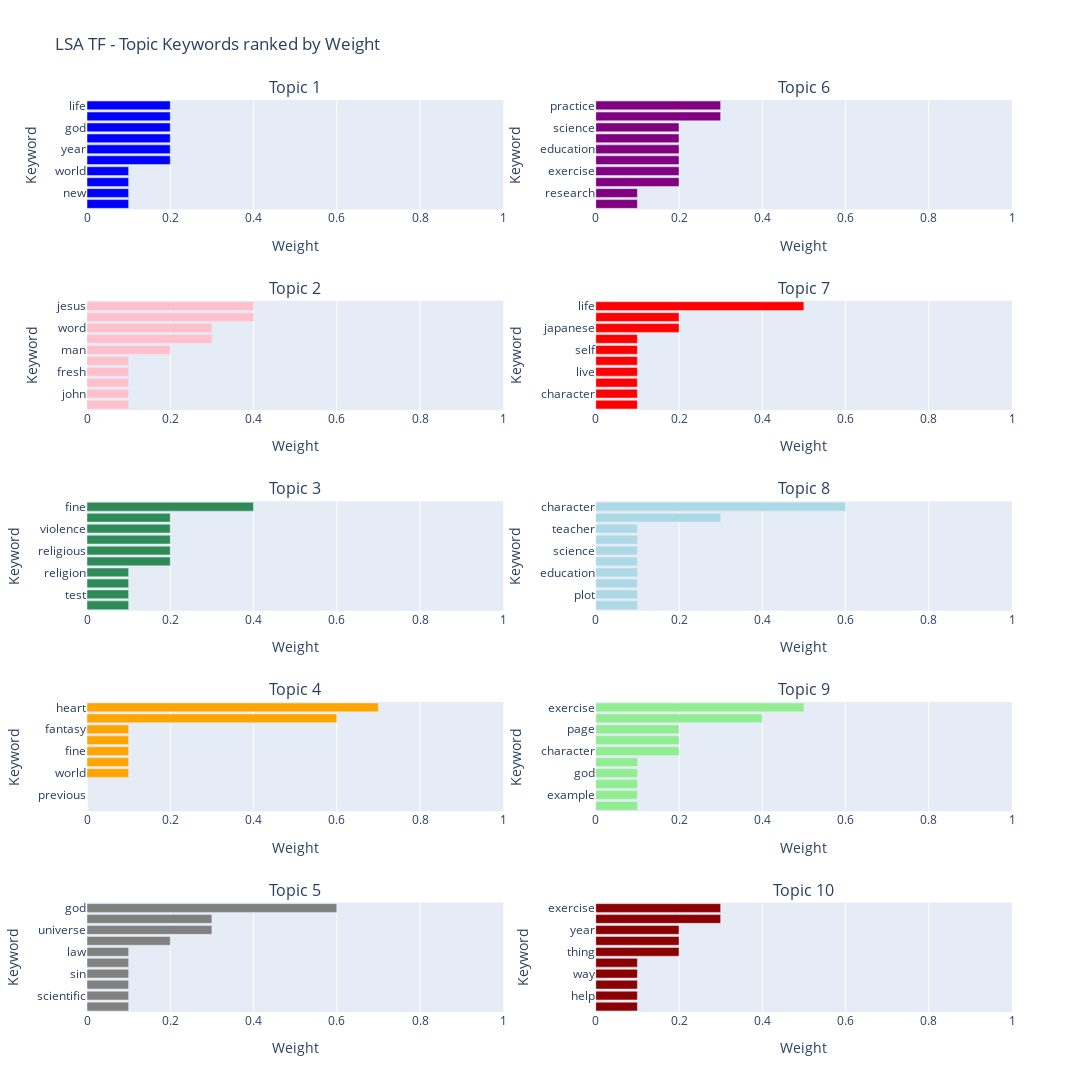

Notebook code cell kept with this figure:
### Code cell
data = display_topics(lsa_tf, tf_feature_names, 10)
fig = make_subplots(rows=5, cols=2, subplot_titles= ["Topic 1", "Topic 6", "Topic 2","Topic 7", "Topic 3","Topic 8","Topic 4","Topic 9", "Topic 5", "Topic 10"])
colors = ["Blue", "Pink", "SeaGreen", "Orange", "Grey", "Purple", "Red", "LightBlue", "LightGreen", "DarkRed"]
for col in range(0, int(len(data.columns)),2):
    if col == 0:
        fig.add_trace(go.Bar(
        x=data.iloc[:,1].astype("float64"),
        y=data.iloc[:,0],
        marker_color=colors[0], orientation = "h"), col= 1, row = 1)
    if col < 10 and col > 0:
        fig.add_trace(go.Bar(
        x=data.iloc[:,col+1].astype("float64"),
        y=data.iloc[:,col],
        marker_color=colors[int(col/2)], orientation = "h"), col= 1, row = int(col/2)+1)
    if col >= 10:
        fig.add_trace(go.Bar(
        x=data.iloc[:,col+1].astype("float64"),
        y=data.iloc[:,col],
        marker_color=colors[int(col/2)], orientation = "h"),col= 2, row = int(col/2)-4)

fig.update_layout( height=1400, width=1200, title_text="LSA TF - Topic Keywords ranked by Weight", showlegend=False, xaxis_title_text='Keyword',yaxis_title_text='Weight'
    )
fig.update_yaxes(title='Keyword', type = "category" , autorange = "reversed")
fig.update_xaxes( title = 'Weight', range = (0,1) )
fig.show()

### Figure 1 — Plotly figure (JSON) as saved in the notebook; plotly's stock layout.template omitted (floating-point values rounded to 4 significant figures)
{"data": [{"marker": {"color": "Blue"}, "orientation": "h", "type": "bar", "x": [0.2, 0.2, 0.2, 0.2, 0.2, 0.2, 0.1, 0.1, 0.1, 0.1], "xaxis": "x", "y": ["life", "author", "god", "way", "year", "work", "world", "page", "new", "day"], "yaxis": "y"}, {"marker": {"color": "Pink"}, "orientation": "h", "type": "bar", "x": [0.4, 0.4, 0.3, 0.3, 0.2, 0.1, 0.1, 0.1, 0.1, 0.1], "xaxis": "x3", "y": ["jesus", "memory", "word", "god", "man", "heal", "fresh", "imagination", "john", "false"], "yaxis": "y3"}, {"marker": {"color": "SeaGreen"}, "orientation": "h", "type": "bar", "x": [0.4, 0.2, 0.2, 0.2, 0.2, 0.2, 0.1, 0.1, 0.1, 0.1], "xaxis": "x5", "y": ["fine", "social", "violence", "political", "religious", "government", "religion", "world", "test", "nation"], "yaxis": "y5"}, {"marker": {"color": "Orange"}, "orientation": "h", "type": "bar", "x": [0.7, 0.6, 0.1, 0.1, 0.1, 0.1, 0.1, 0, 0, 0], "xaxis": "x7", "y": ["heart", "red", "fantasy", "way", "fine", "plot", "world", "overall", "previous", "help"], "yaxis": "y7"}, {"marker": {"color": "Grey"}, "orientation": "h", "type": "bar", "x": [0.6, 0.3, 0.3, 0.2, 0.1, 0.1, 0.1, 0.1, 0.1, 0.1], "xaxis": "x9", "y": ["god", "life", "universe", "science", "law", "evidence", "sin", "christ", "scientific", "system"], "yaxis": "y9"}, {"marker": {"color": "Purple"}, "orientation": "h", "type": "bar", "x": [0.3, 0.3, 0.2, 0.2, 0.2, 0.2, 0.2, 0.2, 0.1, 0.1], "xaxis": "x2", "y": ["practice", "teacher", "science", "chapter", "education", "work", "exercise", "school", "research", "project"], "yaxis": "y2"}, {"marker": {"color": "Red"}, "orientation": "h", "type": "bar", "x": [0.5, 0.2, 0.2, 0.1, 0.1, 0.1, 0.1, 0.1, 0.1, 0.1], "xaxis": "x4", "y": ["life", "work", "japanese", "thing", "self", "war", "live", "social", "character", "worker"], "yaxis": "y4"}, {"marker": {"color": "LightBlue"}, "orientation": "h", "type": "bar", "x": [0.6, 0.3, 0.1, 0.1, 0.1, 0.1, 0.1, 0.1, 0.1, 0.1], "xaxis": "x6", "y": ["character", "series", "teacher", "end", "science", "novel", "education", "practice", "plot", "reader"], "yaxis": "y6"}, {"marker": {"color": "LightGreen"}, "orientation": "h", "type": "bar", "x": [0.5, 0.4, 0.2, 0.2, 0.2, 0.1, 0.1, 0.1, 0.1, 0.1], "xaxis": "x8", "y": ["exercise", "chapter", "page", "body", "character", "author", "god", "strength", "example", "work"], "yaxis": "y8"}, {"marker": {"color": "DarkRed"}, "orientation": "h", "type": "bar", "x": [0.3, 0.3, 0.2, 0.2, 0.2, 0.1, 0.1, 0.1, 0.1, 0.1], "xaxis": "x10", "y": ["exercise", "work", "year", "series", "thing", "body", "way", "fine", "help", "character"], "yaxis": "y10"}], "layout": {"annotations": [{"font": {"size": 16}, "showarrow": false, "text": "Topic 1", "x": 0.225, "xanchor": "center", "xref": "paper", "y": 1, "yanchor": "bottom", "yref": "paper"}, {"font": {"size": 16}, "showarrow": false, "text": "Topic 6", "x": 0.775, "xanchor": "center", "xref": "paper", "y": 1, "yanchor": "bottom", "yref": "paper"}, {"font": {"size": 16}, "showarrow": false, "text": "Topic 2", "x": 0.225, "xanchor": "center", "xref": "paper", "y": 0.78, "yanchor": "bottom", "yref": "paper"}, {"font": {"size": 16}, "showarrow": false, "text": "Topic 7", "x": 0.775, "xanchor": "center", "xref": "paper", "y": 0.78, "yanchor": "bottom", "yref": "paper"}, {"font": {"size": 16}, "showarrow": false, "text": "Topic 3", "x": 0.225, "xanchor": "center", "xref": "paper", "y": 0.56, "yanchor": "bottom", "yref": "paper"}, {"font": {"size": 16}, "showarrow": false, "text": "Topic 8", "x": 0.775, "xanchor": "center", "xref": "paper", "y": 0.56, "yanchor": "bottom", "yref": "paper"}, {"font": {"size": 16}, "showarrow": false, "text": "Topic 4", "x": 0.225, "xanchor": "center", "xref": "paper", "y": 0.34, "yanchor": "bottom", "yref": "paper"}, {"font": {"size": 16}, "showarrow": false, "text": "Topic 9", "x": 0.775, "xanchor": "center", "xref": "paper", "y": 0.34, "yanchor": "bottom", "yref": "paper"}, {"font": {"size": 16}, "showarrow": false, "text": "Topic 5", "x": 0.225, "xanchor": "center", "xref": "paper", "y": 0.12, "yanchor": "bottom", "yref": "paper"}, {"font": {"size": 16}, "showarrow": false, "text": "Topic 10", "x": 0.775, "xanchor": "center", "xref": "paper", "y": 0.12, "yanchor": "bottom", "yref": "paper"}], "height": 1400, "showlegend": false, "title": {"text": "LSA TF - Topic Keywords ranked by Weight"}, "width": 1200, "xaxis": {"anchor": "y", "domain": [0, 0.45], "range": [0, 1], "title": {"text": "Weight"}}, "xaxis10": {"anchor": "y10", "domain": [0.55, 1], "range": [0, 1], "title": {"text": "Weight"}}, "xaxis2": {"anchor": "y2", "domain": [0.55, 1], "range": [0, 1], "title": {"text": "Weight"}}, "xaxis3": {"anchor": "y3", "domain": [0, 0.45], "range": [0, 1], "title": {"text": "Weight"}}, "xaxis4": {"anchor": "y4", "domain": [0.55, 1], "range": [0, 1], "title": {"text": "Weight"}}, "xaxis5": {"anchor": "y5", "domain": [0, 0.45], "range": [0, 1], "title": {"text": "Weight"}}, "xaxis6": {"anchor": "y6", "domain": [0.55, 1], "range": [0, 1], "title": {"text": "Weight"}}, "xaxis7": {"anchor": "y7", "domain": [0, 0.45], "range": [0, 1], "title": {"text": "Weight"}}, "xaxis8": {"anchor": "y8", "domain": [0.55, 1], "range": [0, 1], "title": {"text": "Weight"}}, "xaxis9": {"anchor": "y9", "domain": [0, 0.45], "range": [0, 1], "title": {"text": "Weight"}}, "yaxis": {"anchor": "x", "autorange": "reversed", "domain": [0.88, 1], "title": {"text": "Keyword"}, "type": "category"}, "yaxis10": {"anchor": "x10", "autorange": "reversed", "domain": [0, 0.12], "title": {"text": "Keyword"}, "type": "category"}, "yaxis2": {"anchor": "x2", "autorange": "reversed", "domain": [0.88, 1], "title": {"text": "Keyword"}, "type": "category"}, "yaxis3": {"anchor": "x3", "autorange": "reversed", "domain": [0.66, 0.78], "title": {"text": "Keyword"}, "type": "category"}, "yaxis4": {"anchor": "x4", "autorange": "reversed", "domain": [0.66, 0.78], "title": {"text": "Keyword"}, "type": "category"}, "yaxis5": {"anchor": "x5", "autorange": "reversed", "domain": [0.44, 0.56], "title": {"text": "Keyword"}, "type": "category"}, "yaxis6": {"anchor": "x6", "autorange": "reversed", "domain": [0.44, 0.56], "title": {"text": "Keyword"}, "type": "category"}, "yaxis7": {"anchor": "x7", "autorange": "reversed", "domain": [0.22, 0.34], "title": {"text": "Keyword"}, "type": "category"}, "yaxis8": {"anchor": "x8", "autorange": "reversed", "domain": [0.22, 0.34], "title": {"text": "Keyword"}, "type": "category"}, "yaxis9": {"anchor": "x9", "autorange": "reversed", "domain": [0, 0.12], "title": {"text": "Keyword"}, "type": "category"}}}
